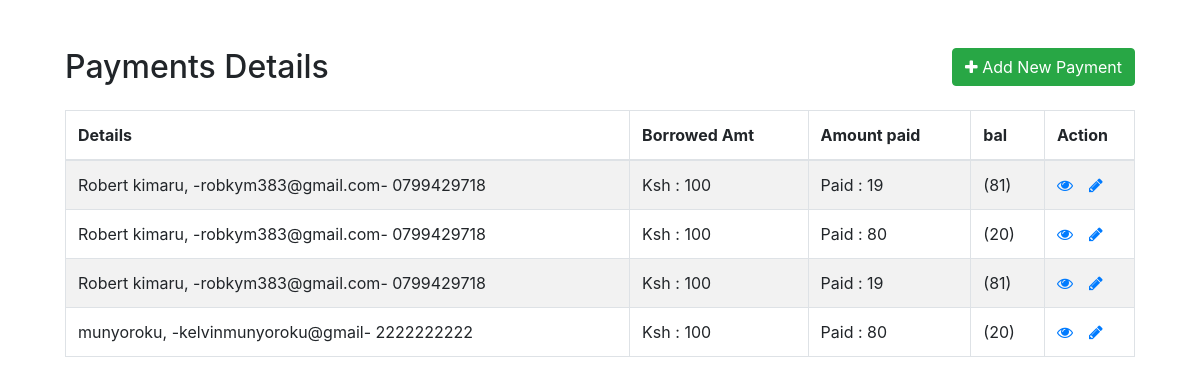
Screenshot of /Admin/test.php (signed in) with the database file from the repository.
### tables this page shows
CREATE TABLE `payments` (
  `pay_id` int(11) NOT NULL,
  `member_id` int(11) NOT NULL,
  `amount` int(255) NOT NULL,
  `date_paid` date NOT NULL DEFAULT current_timestamp(),
  `loan_id` int(11) NOT NULL
);

CREATE TABLE `loan_list` (
  `id` int(11) NOT NULL,
  `type_id` int(11) NOT NULL,
  `borrower_id` int(11) NOT NULL,
  `purpose` varchar(255) NOT NULL,
  `amount` int(11) NOT NULL,
  `plan_id` int(11) NOT NULL,
  `status` tinyint(255) NOT NULL COMMENT '0=request,1=confirmed,2=released,3=completed,4=denied\r\n\r\n',
  `date_released` varchar(255) NOT NULL,
  `date_borrowed` date NOT NULL DEFAULT current_timestamp()
);

### Admin/test.php (the view, shortened to what this page needs)
<?php
 include('include/config.php');
?>
<!DOCTYPE html>
<html lang="en">
<head>
    <link rel="stylesheet" href="https://stackpath.bootstrapcdn.com/bootstrap/4.5.2/css/bootstrap.min.css">
    <link rel="stylesheet" href="https://maxcdn.bootstrapcdn.com/font-awesome/4.7.0/css/font-awesome.min.css">
</head>
<body>
<div class="wrapper">
        <div class="container-fluid">
            <div class="row">
                <div class="col-md-12">
                    <div class="mt-5 mb-3 clearfix">
                        <h2 class="pull-left">Payments Details</h2>
                  <a href="#payModal" class="btn btn-success pull-right" data-toggle="modal"><i class="fa fa-plus"></i> Add New Payment</a>
                    </div>
                    <form id="#data">
                    <?php
$sql = "SELECT sum(p.amount) as payment, p.pay_id,l.amount,concat(m.name,', -',m.email,'- ',m.contact)as name from payments p inner join loan_list l on l.id = p.loan_id inner join member m on m.id = l.borrower_id where l.amount > p.amount  GROUP by p.loan_id  ";
                    if($result = mysqli_query($link, $sql)){
                        if(mysqli_num_rows($result) > 0){
                            echo '<table class="table table-bordered table-striped">';
                                echo "<thead>";
                                    echo "<tr>";
                                        echo "<th>Details</th>";
                                        echo "<th>Borrowed Amt</th>";
                                        echo "<th>Amount paid</th>";
                                        echo "<th>bal</th>";
                                        echo "<th>Action</th>";
                                    echo "</tr>";
                                echo "</thead>";
                                echo "<tbody>";
                                while($row = mysqli_fetch_array($result)){
                     $balance =    $row['amount'] - $row['payment'];
                                    echo "<tr>";
                                        echo "<td>"  .$row['name']. "</td>";
                                        echo "<td>Ksh : " . $row['amount'] . "</td>";
                                        echo "<td>Paid : " . $row['payment'] . "</td>";
                                        echo "<td> (" . $balance . ")</td>";
                                            echo "<td>";
                                            echo '<a href="read.php?id='. $row['pay_id'] .'" class="mr-3" title="View Record" data-toggle="tooltip"><span class="fa fa-eye"></span></a>';
                                            echo '<a href="update_application.php?id='. $row['pay_id'] .'" class="mr-3" title="Update Record" data-toggle="tooltip"><span class="fa fa-pencil"></span></a>';
                                        echo "</td>";
                            echo "</tr>";
                                }
                                echo "</tbody>";
                            echo "</table>";
                        } else{
                            echo '<div class="alert alert-info"><em>No payment found.</em></div>';
                        }
                    } else{
                        echo "Oops! Something went wrong. Please try again later.";
                    }
                    ?>
                </div>
            </div>
        </div>
    </div>
<body>
</body>
<link rel="stylesheet" href="https://stackpath.bootstrapcdn.com/bootstrap/4.5.0/css/bootstrap.min.css">
<link rel="stylesheet" href="https://maxcdn.bootstrapcdn.com/font-awesome/4.7.0/css/font-awesome.min.css">
</html>

### Admin/test.php (style rules this page uses)
.wrapper { width: 1100px; margin: 0 auto; }
table tr td:last-child { width: 90px; }

### rows the page displays
payments: name "Robert kimaru, -robkym383@gmail.com- 0799429718", loan_list.amount "100", payment "19", balance "81"
payments: name "Robert kimaru, -robkym383@gmail.com- 0799429718", loan_list.amount "100", payment "80", balance "20"
payments: name "Robert kimaru, -robkym383@gmail.com- 0799429718", loan_list.amount "100", payment "19", balance "81"
payments: name "munyoroku, -kelvinmunyoroku@gmail- 2222222222", loan_list.amount "100", payment "80", balance "20"
